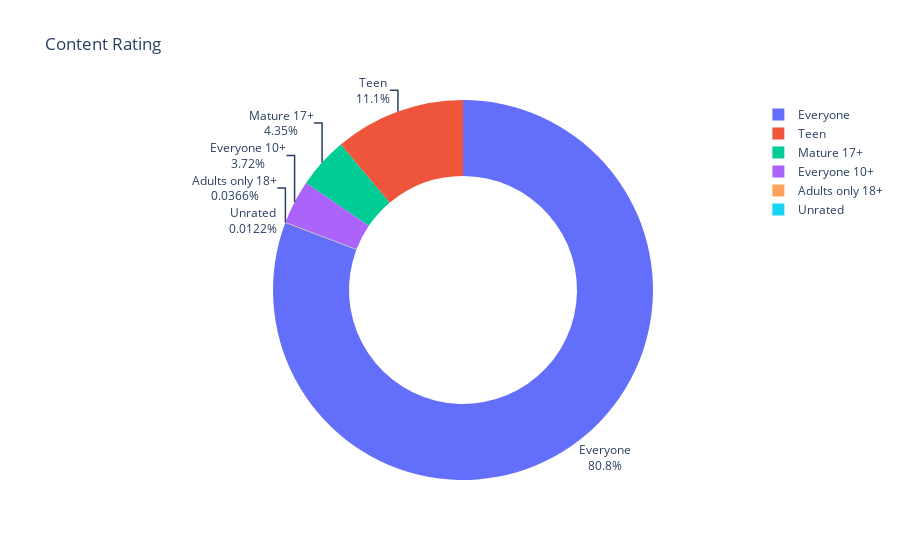

The cell this chart's notebook holds for it:
### Code cell
np_ratings_index = np.array(ratings.index)
np_ratings_values = np.array(ratings.values)
fig = px.pie(labels=np_ratings_index, values=np_ratings_values, names=np_ratings_index, title="Content Rating", hole=0.6)
fig.update_traces(textposition="outside", textinfo="percent+label")
fig.show()

### Figure 1 — Plotly figure (JSON) as saved in the notebook; plotly's stock layout.template omitted (floating-point values rounded to 4 significant figures)
{"data": [{"domain": {"x": [0, 1], "y": [0, 1]}, "hole": 0.6, "hovertemplate": "label=%{label}<br>value=%{value}<extra></extra>", "labels": ["Everyone", "Teen", "Mature 17+", "Everyone 10+", "Adults only 18+", "Unrated"], "legendgroup": "", "name": "", "showlegend": true, "textinfo": "percent+label", "textposition": "outside", "type": "pie", "values": [6621, 912, 357, 305, 3, 1]}], "layout": {"legend": {"tracegroupgap": 0}, "title": {"text": "Content Rating"}}}
